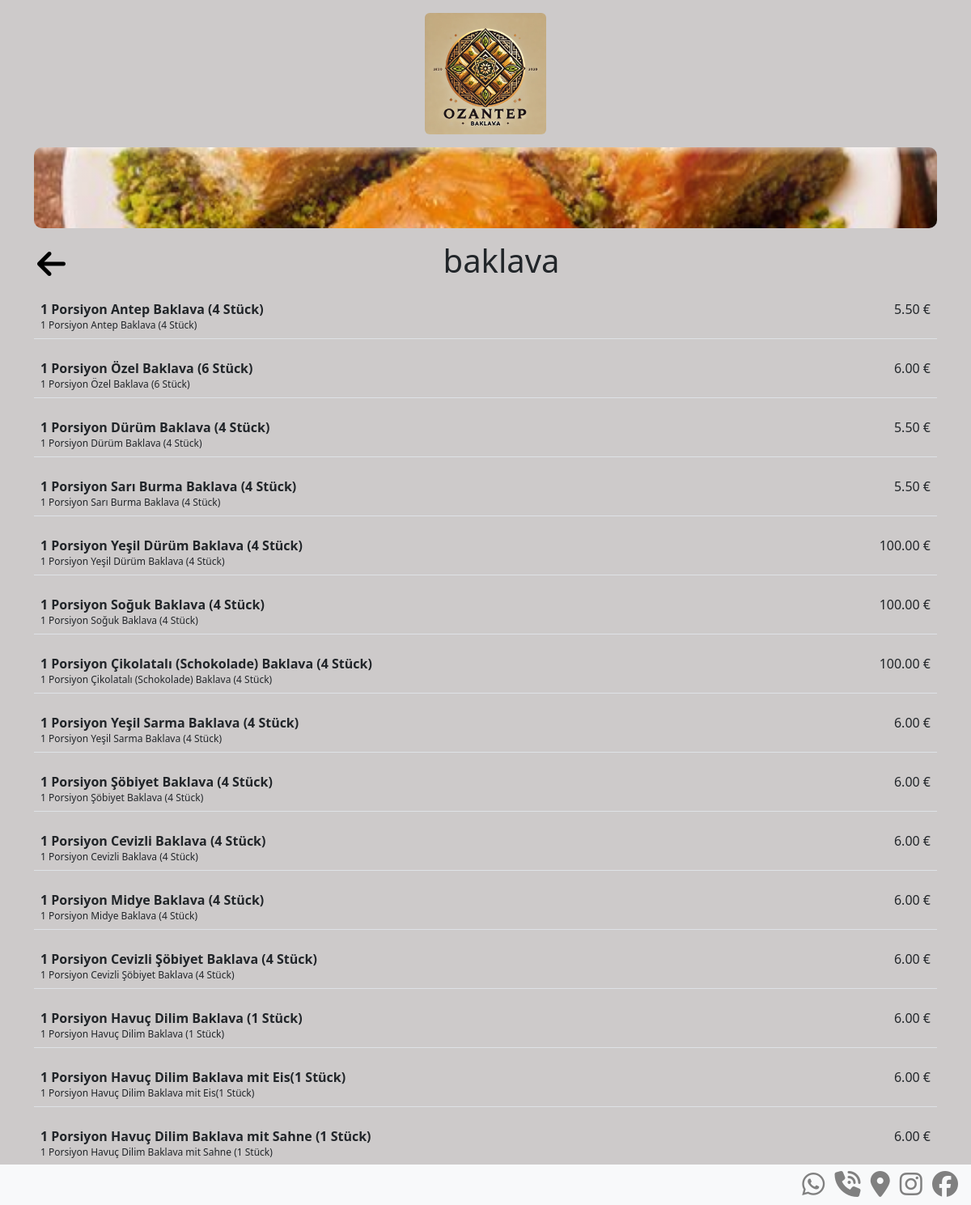
The app's page /category/baklava with its own data.
### pages/models.py (models this page shows, shortened)
class Category(models.Model):
    name = models.CharField(max_length=100)
    slug = models.SlugField(default="",blank=True,null=False,db_index=True, max_length=50,)
    isActive = models.BooleanField(default=False)
    image = models.ImageField(upload_to="images",default="")

class Product(models.Model):
    name = models.CharField(max_length=100)
    description = models.TextField()
    isActive = models.BooleanField(default=False)
    category = models.ForeignKey(Category,default=1,on_delete=models.CASCADE,related_name='products')
    person_type = models.CharField(max_length=20, null=True, blank=True, choices=[('per_person', 'Per Person'), ('total', 'Total')])
    price = models.DecimalField(max_digits=10, decimal_places=2,default=0)  # Price field added

### pages/views.py (the view)
# urls.py: path('category/<slug:slug>',views.getProductByCategory,name="products_by_category"),
def getProductByCategory(request, slug):
    try:
        products = Product.objects.filter(category__slug=slug)
        category = Category.objects.get(slug=slug)
        if not products.exists():  # Check if the queryset is empty
            return render(request, 'pages/non-category.html',{
                "category":category
            })
        return render(request, 'pages/detail.html', {
            'products': products,
            'category': category
        })
    except Category.DoesNotExist:
        return render(request, 'pages/non-category.html')

### pages/templates/pages/detail.html (shortened to what this page needs)
{% extends "layout.html" %}
{% load static %}
{% block style_css %}
<link rel="stylesheet" href="{% static 'pages/css/style.css' %}">
{% endblock style_css %}
{% block search_nabvar %}
{% load static %}
<nav >
    <div class="display-flex justify-content-center align-items-center mt-3 ">
        <img class="img-fluid rounded" src="{% static 'img/logo2.jpg' %}" style="width: 150px; height: auto;" >
    </div>
</nav> {% endblock search_nabvar %}
{% block content %}
<div class="container mb-5">
  <div style="width:100%; height:100px; border-radius:10px; margin-top:1rem; background-image:linear-gradient(180deg, rgba(255,255,255,0.5) 0%, rgba(255,255,255,0.10) 10%, rgba(255,255,255,0) 100%), url({{category.image.url}}); background-size:cover; background-repeat:no-repeat; background-position:center center;"></div>
  <div style="display:flex; align-items:center; justify-content:space-between; mb-5" class="mt-3">
    <div>
      <a href="{% url 'index_lage' %}" style="color:black;">
        <i class="fa-solid fa-arrow-left ms-1 fs-1"></i>
      </a>
    </div>
    <div style="flex-grow:1; text-align:center;">
      <h1>{{ category.name }}</h1>
    </div>
  </div>
  {% for product in products %}
  <table class="table w-100 mt-2">
    <tbody>
      <tr>
        <td class="border-bottom">
          <b style="display:block;">{{product.name}}</b>
          <span class="text-black-removed text-opacity-25" style="font-size:12px; line-height:16px; display:inline-grid; display:block; width: 90%;">{{product.description}}</span>
        </td>
        <td class="border-bottom text-nowrap text-end" width="1">
          <div class="text-end">
            <span class="text-muted opacity-70">    </span>
            &nbsp;<span style="width:80px; display:inline-block;">{{product.price}}	&#8364;</span>
          </div>
        </td>
      </tr>
    </tbody>
  </table>
{% endfor %}
</div>
{% endblock content %}

### static/css/style.css (style rules this page uses)
body { background-color: #cdcaca; }
.display-flex { display: flex; }
.justify-content-center { justify-content: center; }
.align-items-center { align-items: center; }

### pages/static/pages/css/style.css (style rules this page uses)
.display-flex { display: flex; justify-content: center; align-items: center; flex-wrap: wrap; }
body { background-color: #cdcaca; }
.display-flex { display: flex; }
.justify-content-center { justify-content: center; }
.align-items-center { align-items: center; }

### records on screen
Category: image (picture), name "baklava"
Product: name "1 Porsiyon Antep Baklava (4 Stück)", description "1 Porsiyon Antep Baklava (4 Stück)", price "5.50"
Product: name "1 Porsiyon Özel Baklava (6 Stück)", description "1 Porsiyon Özel Baklava (6 Stück)", price "6.00"
Product: name "1 Porsiyon Dürüm Baklava (4 Stück)", description "1 Porsiyon Dürüm Baklava (4 Stück)", price "5.50"
Product: name "1 Porsiyon Sarı Burma Baklava (4 Stück)", description "1 Porsiyon Sarı Burma Baklava (4 Stück)", price "5.50"
Product: name "1 Porsiyon Yeşil Dürüm Baklava (4 Stück)", description "1 Porsiyon Yeşil Dürüm Baklava (4 Stück)", price "100.00"
Product: name "1 Porsiyon Soğuk Baklava (4 Stück)", description "1 Porsiyon Soğuk Baklava (4 Stück)", price "100.00"
Product: name "1 Porsiyon Çikolatalı (Schokolade) Baklava (4 Stück)", description "1 Porsiyon Çikolatalı (Schokolade) Baklava (4 Stück)", price "100.00"
Product: name "1 Porsiyon Yeşil Sarma Baklava (4 Stück)", description "1 Porsiyon Yeşil Sarma Baklava (4 Stück)", price "6.00"
Product: name "1 Porsiyon Şöbiyet Baklava (4 Stück)", description "1 Porsiyon Şöbiyet Baklava (4 Stück)", price "6.00"
Product: name "1 Porsiyon Cevizli Baklava (4 Stück)", description "1 Porsiyon Cevizli Baklava (4 Stück)", price "6.00"
Product: name "1 Porsiyon Midye Baklava (4 Stück)", description "1 Porsiyon Midye Baklava (4 Stück)", price "6.00"
Product: name "1 Porsiyon Cevizli Şöbiyet Baklava (4 Stück)", description "1 Porsiyon Cevizli Şöbiyet Baklava (4 Stück)", price "6.00"
Product: name "1 Porsiyon Havuç Dilim Baklava (1 Stück)", description "1 Porsiyon Havuç Dilim Baklava (1 Stück)", price "6.00"
Product: name "1 Porsiyon Havuç Dilim Baklava mit Eis(1 Stück)", description "1 Porsiyon Havuç Dilim Baklava mit Eis(1 Stück)", price "6.00"
Product: name "1 Porsiyon Havuç Dilim Baklava mit Sahne (1 Stück)", description "1 Porsiyon Havuç Dilim Baklava mit Sahne (1 Stück)", price "6.00"
